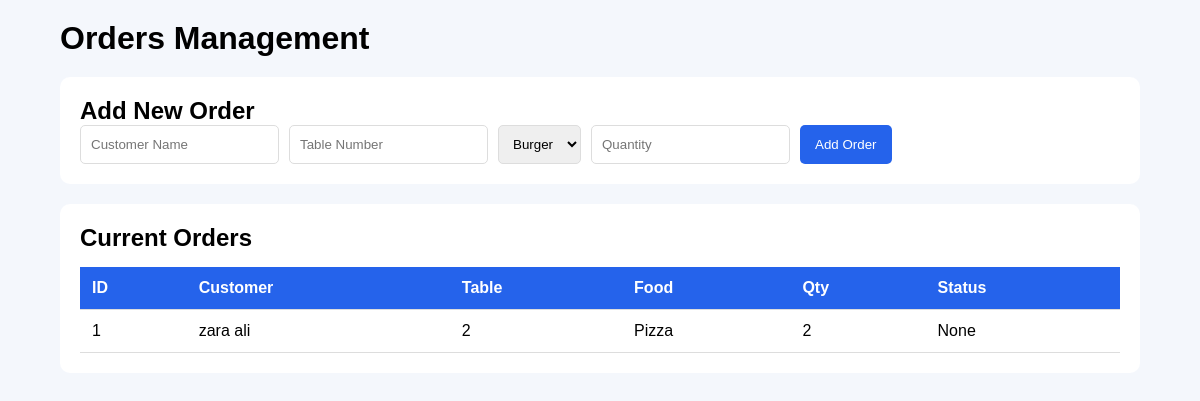
The page /orders on the database as committed earlier.
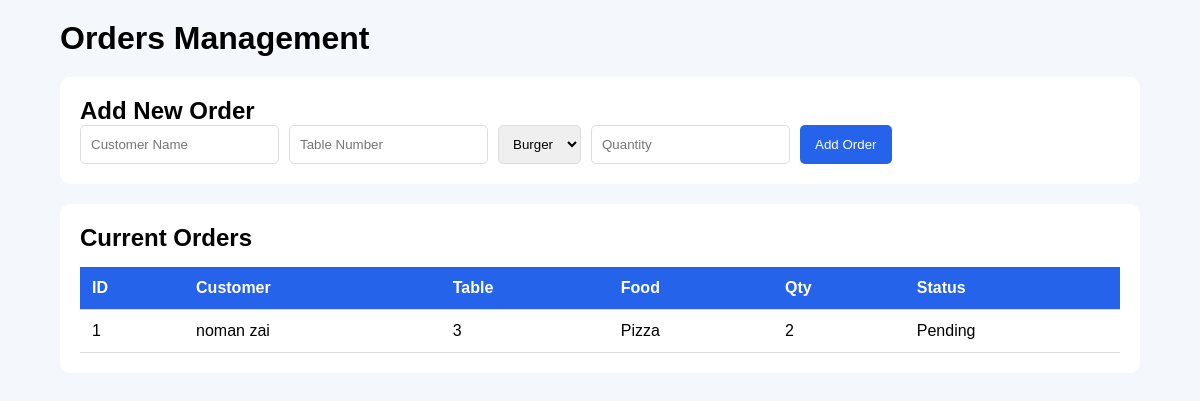
The same page on the database as committed later.
### tables this page shows
CREATE TABLE orders (
    id INTEGER PRIMARY KEY AUTOINCREMENT,
    customer_name TEXT NOT NULL,
    table_no INTEGER NOT NULL,
    food_item TEXT NOT NULL,
    quantity INTEGER NOT NULL,
    status TEXT DEFAULT 'Pending'
);

### app.py (the view)
@app.route("/orders")
def orders():
    conn = sqlite3.connect("restaurant.db")
    cursor = conn.cursor()
    cursor.execute("SELECT * FROM orders")
    all_orders = cursor.fetchall()
    conn.close()
    return render_template(
        "orders.html",
        orders=all_orders
    )

### templates/orders.html (shortened to what this page needs)
<!DOCTYPE html>
<html>
<head>
    <link rel="stylesheet"
    href="{{ url_for('static', filename='orders.css') }}">
</head>
<body>
<div class="container">
    <h1>Orders Management</h1>
    <div class="order-form">
        <h2>Add New Order</h2>
        <form action="/add_order" method="POST">
            <input
                type="text"
                name="customer_name"
                placeholder="Customer Name"
                required>
            <input
                type="number"
                name="table_no"
                placeholder="Table Number"
                required>
            <select name="food_item">
                <option>Burger</option>
            </select>
            <input
                type="number"
                name="quantity"
                placeholder="Quantity"
                required>
            <button type="submit">
                Add Order
            </button>
        </form>
    </div>
    <div class="orders-table">
        <h2>Current Orders</h2>
        <table>
            <tr>
                <th>ID</th>
                <th>Customer</th>
                <th>Table</th>
                <th>Food</th>
                <th>Qty</th>
                <th>Status</th>
            </tr>
            {% for order in orders %}
            <tr>
                <td>{{ order[0] }}</td>
                <td>{{ order[1] }}</td>
                <td>{{ order[2] }}</td>
                <td>{{ order[3] }}</td>
                <td>{{ order[4] }}</td>
                <td>{{ order[5] }}</td>
            </tr>
            {% endfor %}
        </table>
    </div>
</div>
</body>
</html>

### static/orders.css (style rules this page uses)
* { margin: 0; padding: 0; box-sizing: border-box; font-family: Arial, sans-serif; }
body { background: #f4f7fc; }
.container { width: 90%; margin: 20px auto; }
h1 { margin-bottom: 20px; }
.order-form { background: white; padding: 20px; border-radius: 10px; margin-bottom: 20px; }
.order-form form { display: flex; gap: 10px; flex-wrap: wrap; }
input, select { padding: 10px; border: 1px solid #ddd; border-radius: 5px; }
button { background: #2563eb; color: white; border: none; padding: 10px 15px; border-radius: 5px; cursor: pointer; }
.orders-table { background: white; padding: 20px; border-radius: 10px; }
table { width: 100%; border-collapse: collapse; margin-top: 15px; }
th { background: #2563eb; color: white; }
th, td { padding: 12px; text-align: left; border-bottom: 1px solid #ddd; }

Rows that differ between the two databases and show on the page:
changed orders "Pizza": customer_name "zara ali" → "noman zai"; table_no "2" → "3"; status "None" → "Pending"
